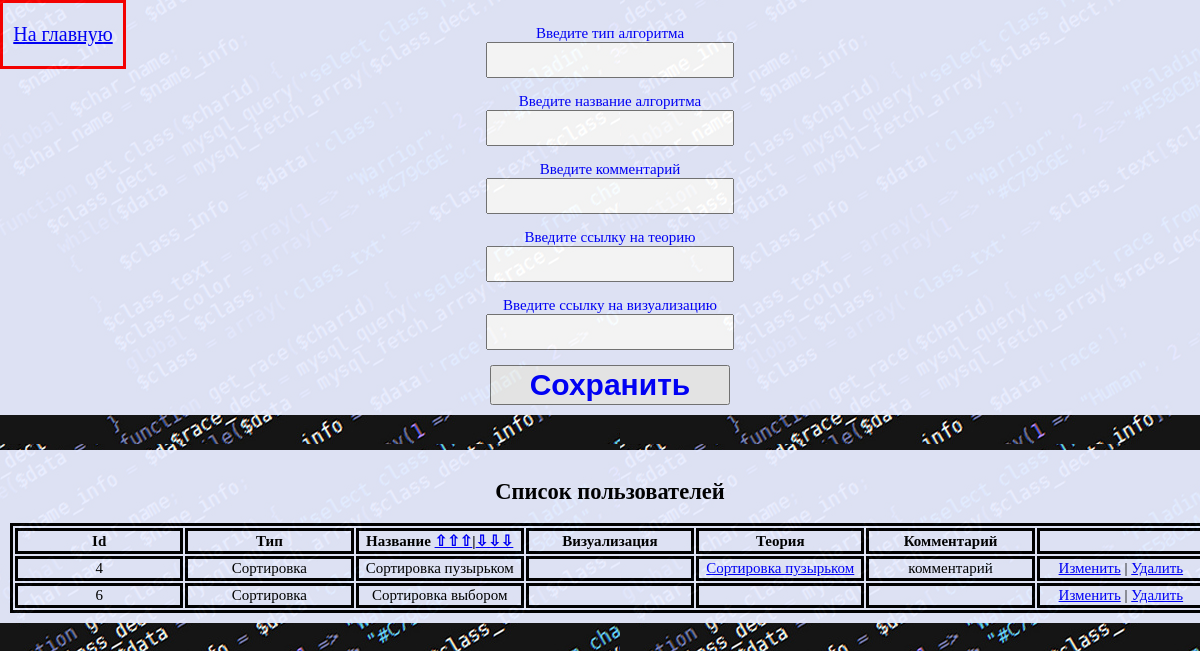
The app's page /algonew with its own data.
### algo_learn/models.py (models this page shows)
class Algorithm(models.Model):
    al_id = models.AutoField(primary_key=True)
    al_type=models.CharField(max_length=20)
    al_name=models.CharField(max_length=20)
    al_comment = models.CharField(max_length=200, null=True)
    al_theory = models.URLField(null=True)
    al_visualization = models.URLField(null=True)
    class Meta:
        ordering = ["al_name"]

### algo_learn/views.py (the view)
# urls.py: re_path(r'^algonew', views.algonew),
def algonew(request):
    order = Order.objects.get(id=1).order_algorithm
    if order[-1] == 'd':
        order = '-' + order[:-1]
    algo = Algorithm.objects.all().order_by(order)
    return render(request, "algonew.html", {"algo": algo})

### templates/algonew.html (shortened to what this page needs)
<!DOCTYPE html>
{% load staticfiles %}
<html>
<head>
	<link rel="stylesheet" href="{% static 'css/checkin.css' %}" />
</head>
<body vlink="blue" link="blue" class="center">
	<div id="roof">
	<div class="alert" vlink="green" link="green"><a href="{% url 'index' %}" ><p>На главную</p> </a></div>
	<form method="POST" action="createalgo/">
        <p>
            <label>Введите тип алгоритма</label><br>
            <input type="text" name="type" class="field" />
        </p>
        <p>
            <label>Введите название алгоритма</label><br>
            <input type="text" name="name" class="field"/>
        </p>
		<p>
            <label>Введите комментарий</label><br>
            <input type="text" name="comment" class="field" />
        </p>
		<p>
            <label>Введите ccылку на теорию</label><br>
            <input type="text" name="theory" class="field"/>
        </p>
		<p>
            <label>Введите ссылку на визуализацию</label><br>
            <input type="text" name="visualization" class="field"/>
        </p>
		<input type="submit" value="Сохранить" class="si" >
    </form>
	</div>
	<div id="center">
	<h2>Список пользователей</h2>
    <table>
        <thead>
			<th>Id</th>
			<th>Тип </th>
			<th>Название <a href="algonew/order/al_name">⇧⇧⇧</a>|<a href="algonew/order/al_named">⇩⇩⇩</a></th>
			<th>Визуализация</th>
			<th>Теория</th>
			<th>Комментарий</th>
			<th></th>
		</thead>
        {% for alg in algo %}
        <tr>
            <td>{{ alg.al_id }}</td>
            <td>{{ alg.al_type }}</td>
			<td>{{ alg.al_name }}</td>
			<td>
			</td>
			<td>
			{% if alg.al_theory %}
			<a href="{{ alg.al_theory }}">{{ alg.al_name }}</a>
			{% endif %}
			</td>
			<td>{{ alg.al_comment }}</td>
			<td><a href="editalgo/{{alg.al_id}}">Изменить</a> | <a href="deletealgo/{{alg.al_id}}">Удалить</a></td>
        </tr>
		{% endfor %}
    </table>
	</div>
</body>
</html>

### algo_learn/static/css/checkin.css (style rules this page uses)
body { background: url(/static/image/code.jpg); color:black; overflow:auto; }
table,th,td { border:3px solid black; text-align:center; }
.field { color: red; text-align: center; font-size: 15px; width:20%; height:30px; }
.alert { background-color:#e8edff; position:fixed; left:0; top:0; font-size:20px; color: green; border: 3px solid red; width: 10%; text-align: center; }
.center { font-size:15px; text-align:center; }
#roof { overflow:auto; color: blue; opacity: 0.95; position: fixed; left: 0; top: 0; padding: 10px; background: #e8edff; width: 100%; }
#center { overflow:auto; max-height:500px; overflow:scroll; opacity: 0.95; position: fixed; left: 0; top: 450px; padding: 10px; background: #e8edff; width: 100%; }
.si { font-weight:bold; color: blue; font-size:30px; width: 20%; }
table { width: 100%; }
th { width: 10%; }
td:first-child { width: 10%; }

### records on screen
Algorithm: al_id "4", al_type "Сортировка", al_name "Сортировка пузырьком", al_comment "комментарий"
Algorithm: al_id "6", al_type "Сортировка", al_name "Сортировка выбором"
